Frame 1 (no input): blank canvas, image omitted
Frame 60 (the mouse pressed at the canvas centre just before this capture): blank canvas, image omitted
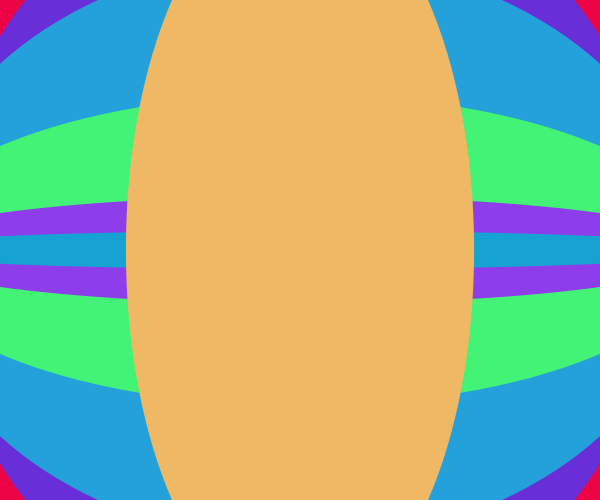
Frame 120 (the mouse held since frame 60 and released just before this capture)

The Processing sketch whose frames 1 and 60 were blank and that drew this single picture after the mouse press (run headless with seeded random() and noise(); from frame 60 on, the mouse is pressed at the canvas centre):

// Processing sketch: processing_159336
// ── processing_159336.pde

float bola;
float cor;
int tmn;

void setup () {
frameRate (800);
size (600,500);
background (255);
  
}

void draw () {
   if (mousePressed == true) {
  fill (random (255),random (255),random (255));
  noStroke ();
  //stroke (random (255),random (255),random (255));
  ellipse (300, 250, random (900),random (800));
  rotate (PI/3.0);
   }
}  
